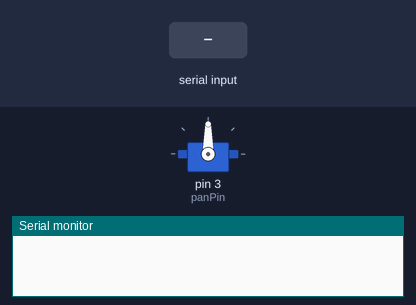
This sketch was run on a simulated Arduino Uno, built with avr-gcc and run on an emulated ATmega328P. On the bench: servo, the last lines printed to the serial monitor. The inputs (shaded band) are chosen by the test bench.

Above: at 1.2 s.
1.3 s: "30,150\n" received over Serial
At 3.3 s:
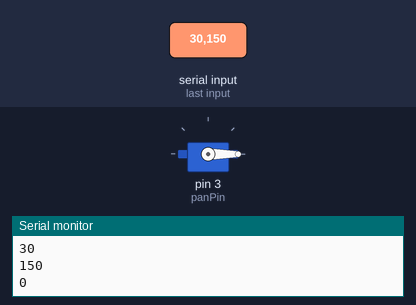
3.8 s: "90,45\n" received over Serial
At 4.5 s:
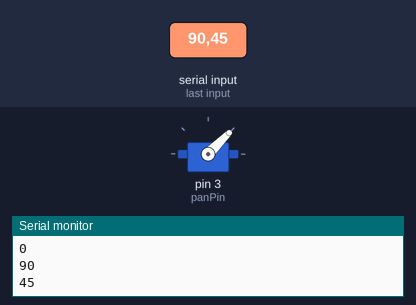
6.3 s: "200\n" received over Serial
At 7.1 s:
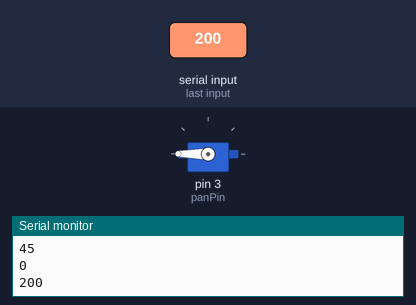
Timing chart, 0 to 9.3 s (numbered marks = the images above; inputs shaded):
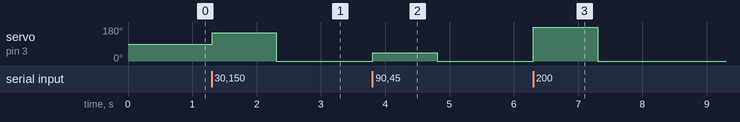

Measured:
- after the input at 1.3 s, servo on pin 3 (panPin): 90° → 150° at once, → 0° 1.0 s later
- after the input at 3.8 s, servo on pin 3 (panPin): 0° → 45° at once, → 0° 1.0 s later
- after the input at 6.3 s, servo on pin 3 (panPin): 0° → 180° at once, → 0° 1.0 s later

The sketch:

servoControl.ino
```cpp
/*
 * Double servo control using Processing GUI
 * @author Piero Orderique
 *
 */
#include <Servo.h>;
Servo panServo;
int panPin = 3;

void setup() {
  panServo.attach(panPin);
  Serial.begin(9600);
}

void loop() {
  if(Serial.available()){
    int val = Serial.parseInt();
    Serial.println(val);
    panServo.write(val);
  }
}
//-----------------------------------------------------------------
```
